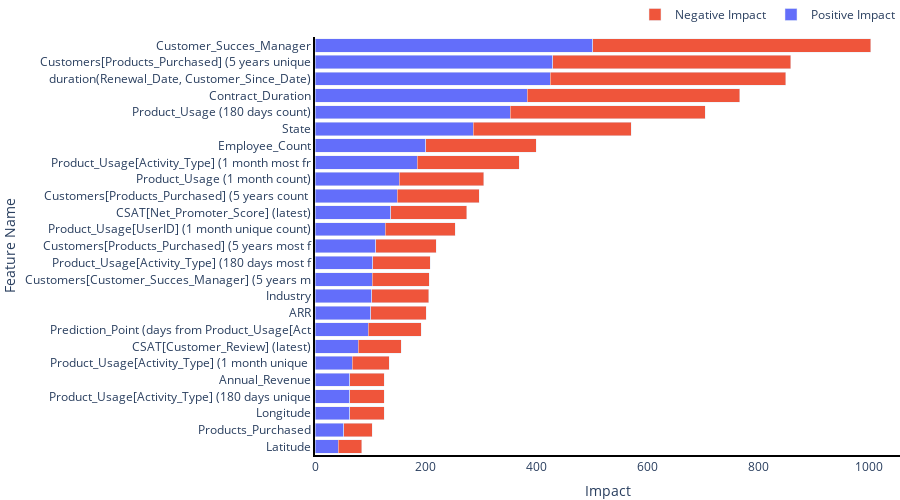

The code cell stored with this chart in its notebook:
### Code cell
# feature impact split by strength
plot_signed_feature_impact(melted, height=500, n=25)

### Figure 1 — Plotly figure (JSON) as saved in the notebook; plotly's stock layout.template omitted (floating-point values rounded to 4 significant figures)
{"data": [{"hovertemplate": "<b>Feature Name:</b> %{y} <br><b>Feature Strength:</b> %{x}<extra></extra>", "name": "Positive Impact", "orientation": "h", "type": "bar", "x": [42.38, 51.51, 62.31, 62.46, 62.65, 66.8, 78.05, 96.04, 100.2, 102.8, 103.0, 103.9, 109.6, 126.6, 137.0, 148.3, 152.1, 184.3, 199.7, 285.4, 352.3, 383.5, 424.9, 429.1, 501.5], "y": ["Latitude", "Products_Purchased", "Longitude", "Product_Usage[Activity_Type] (180 days unique count)", "Annual_Revenue", "Product_Usage[Activity_Type] (1 month unique count)", "CSAT[Customer_Review] (latest)", "Prediction_Point (days from Product_Usage[Activity_Timestamp]) (180 days avg)", "ARR", "Industry", "Customers[Customer_Succes_Manager] (5 years most frequent)", "Product_Usage[Activity_Type] (180 days most frequent)", "Customers[Products_Purchased] (5 years most frequent)", "Product_Usage[UserID] (1 month unique count)", "CSAT[Net_Promoter_Score] (latest)", "Customers[Products_Purchased] (5 years count of business_essentials)", "Product_Usage (1 month count)", "Product_Usage[Activity_Type] (1 month most frequent)", "Employee_Count", "State", "Product_Usage (180 days count)", "Contract_Duration", "duration(Renewal_Date, Customer_Since_Date)", "Customers[Products_Purchased] (5 years unique count)", "Customer_Succes_Manager"]}, {"hovertemplate": "<b>Feature Name:</b> %{y} <br><b>Feature Strength:</b> %{x}<extra></extra>", "name": "Negative Impact", "orientation": "h", "type": "bar", "x": [42.38, 51.51, 62.31, 62.46, 62.65, 66.8, 78.05, 96.04, 100.2, 102.8, 103.0, 103.9, 109.6, 126.6, 137.0, 148.3, 152.1, 184.3, 199.7, 285.4, 352.3, 383.5, 424.9, 429.1, 501.5], "y": ["Latitude", "Products_Purchased", "Longitude", "Product_Usage[Activity_Type] (180 days unique count)", "Annual_Revenue", "Product_Usage[Activity_Type] (1 month unique count)", "CSAT[Customer_Review] (latest)", "Prediction_Point (days from Product_Usage[Activity_Timestamp]) (180 days avg)", "ARR", "Industry", "Customers[Customer_Succes_Manager] (5 years most frequent)", "Product_Usage[Activity_Type] (180 days most frequent)", "Customers[Products_Purchased] (5 years most frequent)", "Product_Usage[UserID] (1 month unique count)", "CSAT[Net_Promoter_Score] (latest)", "Customers[Products_Purchased] (5 years count of business_essentials)", "Product_Usage (1 month count)", "Product_Usage[Activity_Type] (1 month most frequent)", "Employee_Count", "State", "Product_Usage (180 days count)", "Contract_Duration", "duration(Renewal_Date, Customer_Since_Date)", "Customers[Products_Purchased] (5 years unique count)", "Customer_Succes_Manager"]}], "layout": {"barmode": "stack", "height": 500, "hoverlabel": {"bgcolor": "white", "font": {"family": "Rockwell", "size": 16}, "namelength": -1}, "legend": {"orientation": "h", "x": 1, "xanchor": "right", "y": 1.02, "yanchor": "bottom"}, "margin": {"b": 20, "l": 20, "r": 0, "t": 20}, "plot_bgcolor": "rgba(0,0,0,0)", "xaxis": {"linecolor": "black", "linewidth": 2, "showline": true, "title": {"text": "Impact"}}, "yaxis": {"linecolor": "black", "linewidth": 2, "showline": true, "ticktext": ["Latitude", "Products_Purchased", "Longitude", "Product_Usage[Activity_Type] (180 days unique", "Annual_Revenue", "Product_Usage[Activity_Type] (1 month unique ", "CSAT[Customer_Review] (latest)", "Prediction_Point (days from Product_Usage[Act", "ARR", "Industry", "Customers[Customer_Succes_Manager] (5 years m", "Product_Usage[Activity_Type] (180 days most f", "Customers[Products_Purchased] (5 years most f", "Product_Usage[UserID] (1 month unique count)", "CSAT[Net_Promoter_Score] (latest)", "Customers[Products_Purchased] (5 years count ", "Product_Usage (1 month count)", "Product_Usage[Activity_Type] (1 month most fr", "Employee_Count", "State", "Product_Usage (180 days count)", "Contract_Duration", "duration(Renewal_Date, Customer_Since_Date)", "Customers[Products_Purchased] (5 years unique", "Customer_Succes_Manager"], "tickvals": [0, 1, 2, 3, 4, 5, 6, 7, 8, 9, 10, 11, 12, 13, 14, 15, 16, 17, 18, 19, 20, 21, 22, 23, 24], "title": {"text": "Feature Name"}}}}
